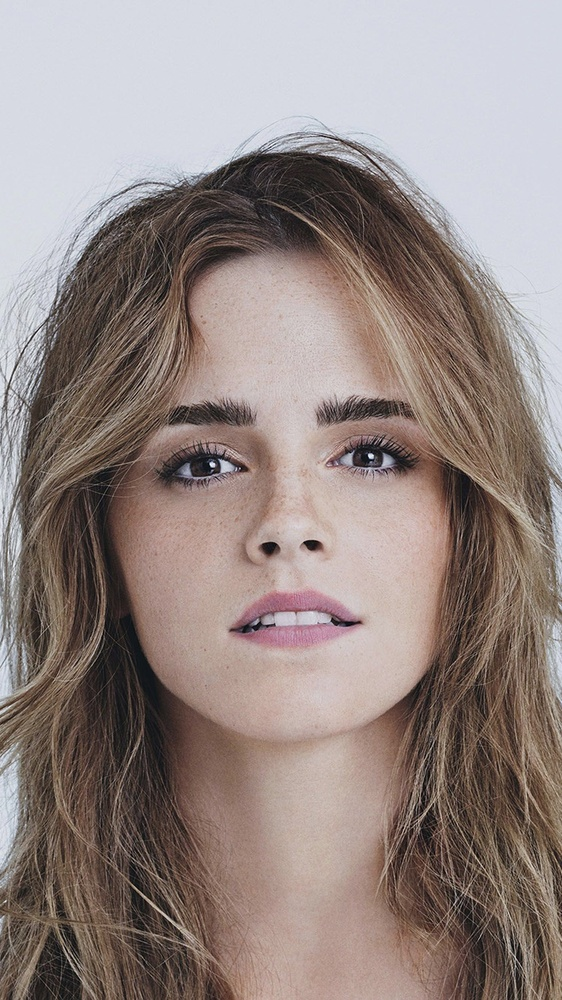
#> input picture image.jpg, 562 x 1000 px, shrunk from 750 x 1334 before the run
$ python CascadeClassifier.py
#> lines starting #> are read from the running program, lines starting #| are printed output that depends on the picture; after the words box and inside, x2 and y2 are one past the last pixel; in counts of white or black regions, pixels touching at a corner belong together
import cv2
import matplotlib.pyplot as plt

cascade_classifier = cv2.CascadeClassifier('haarcascade_frontalface_alt.xml')

image = cv2.imread('image.jpg')
#> image is the input picture: shape (1000, 562, 3); mean B, G, R 130.4, 134.5, 148

gray_image = cv2.cvtColor(image, cv2.COLOR_BGR2GRAY)
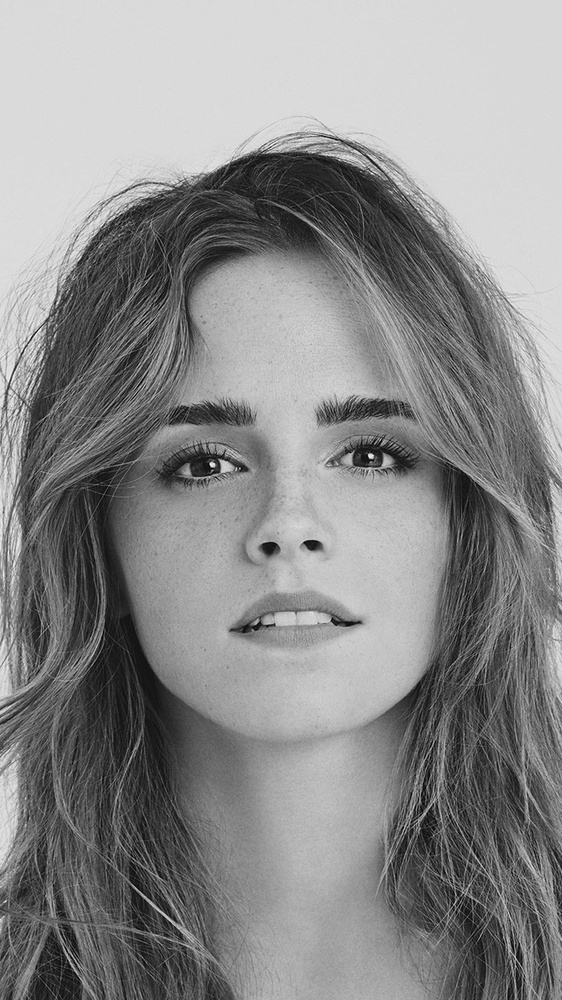
#> gray_image: shape (1000, 562); min 1, max 253, mean 138.1

detected_faces = cascade_classifier.detectMultiScale(gray_image, 1.1, 1)
#> detected_faces = [[72, 288, 431, 431]]
##for green square around the face
for (x, y, width, height) in detected_faces:
    cv2.rectangle(image,(x,y), (x+width, y+height), (0, 0, 255), 10)
#> this loop made 1 pass
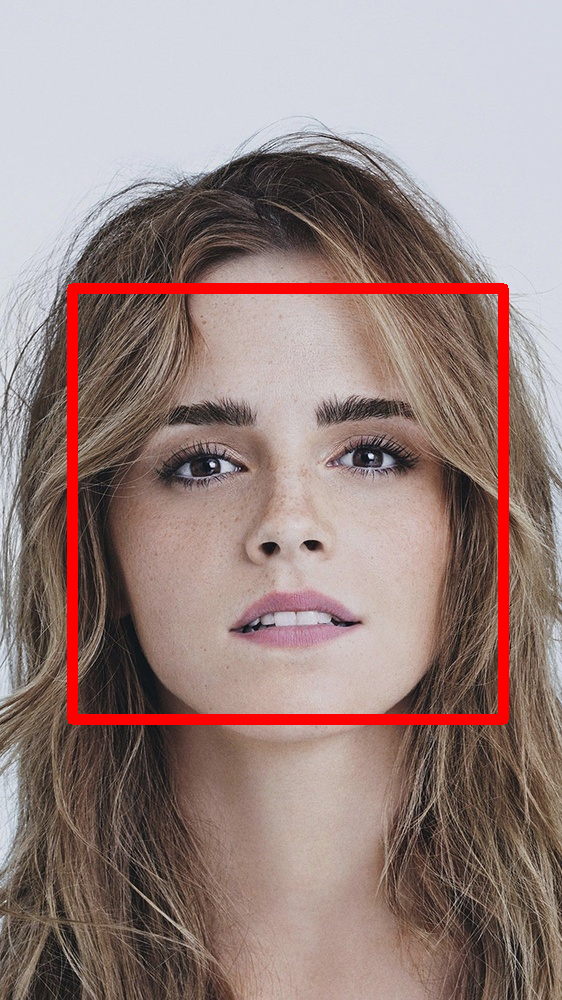
#> image: shape (1000, 562, 3); 3.37% of pixels changed, all inside (x1, y1, x2, y2) = (67, 283, 509, 725)

##openCV uses BGR and ,atplotlib RGB
plt.imshow(cv2.cvtColor(image, cv2.COLOR_BGR2RGB))
plt.show()

$ run again, with faces.jpg copied over image.jpg
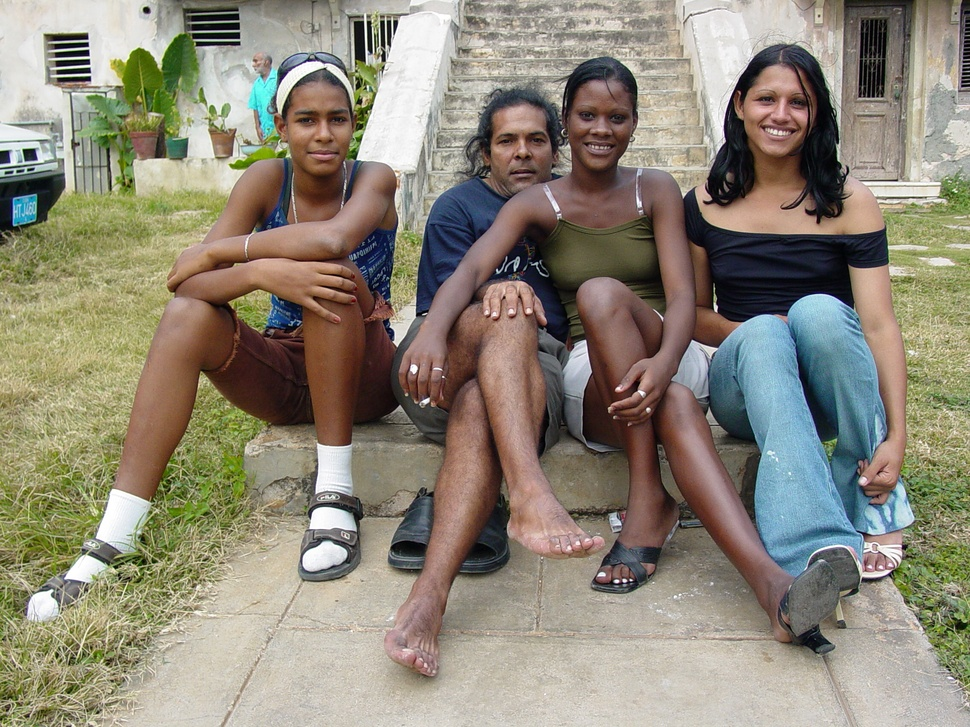
#> input picture faces.jpg, 970 x 727 px, shrunk from 2272 x 1704 before the run
#> image is the input picture: shape (727, 970, 3); mean B, G, R 119.4, 135, 141.7
#> `gray_image = cv2.cvtColor(image, cv2.COLOR_BGR2GRAY)`:
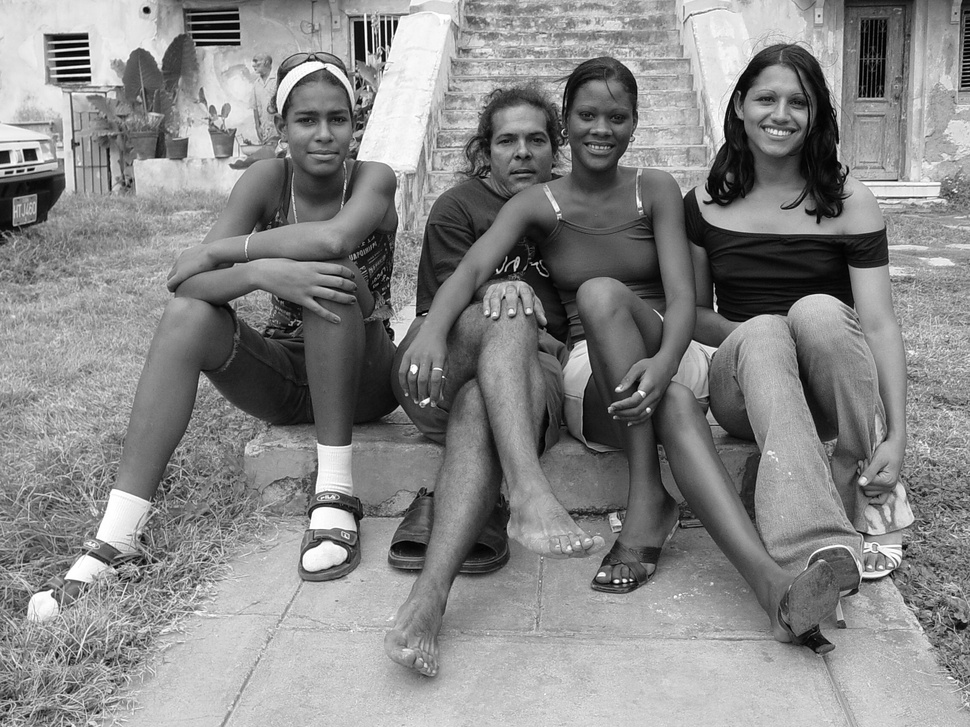
#> gray_image: shape (727, 970); min 0, max 255, mean 135.2
#> detected_faces = [[458, 452, 28, 28], [486, 112, 73, 73], [283, 88, 81, 81], [888, 322, 57, 57], [739, 68, 84, 84], [562, 86, 78, 78]]
#> the loop `for (x, y, width, height) in detected_faces:` made 6 passes
#> after the loop `for (x, y, width, height) in detected_faces:`:
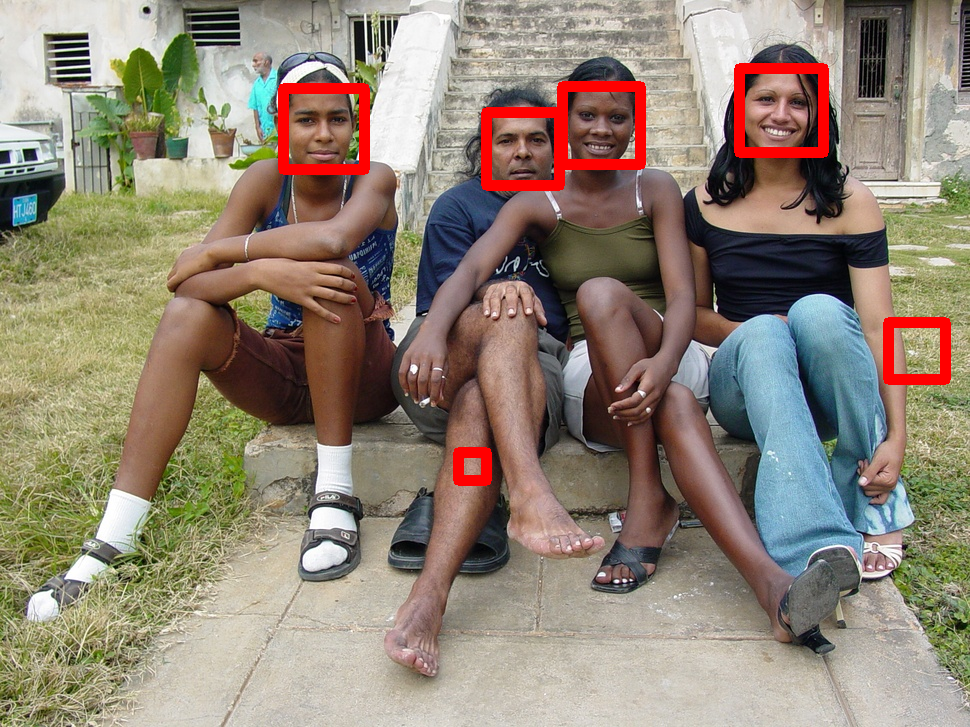
#> image: shape (727, 970, 3); 2.4% of pixels changed, all inside (x1, y1, x2, y2) = (278, 63, 951, 486)
